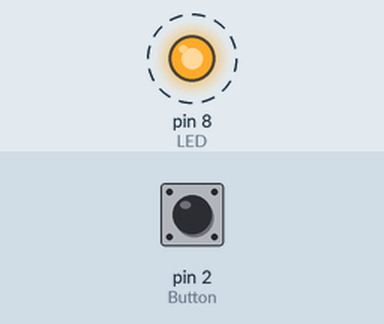
This sketch was run on a simulated Arduino Uno, built with avr-gcc and run on an emulated ATmega328P. Shown: output pins drawn as LEDs (lit = HIGH). Dashed ring = blinking. The inputs (shaded band) are chosen by the test bench; at power-on: pin 2 (Button) HIGH.

Above: at 0.5 s.
Timing chart, 0 to 4.6 s (numbered marks = the images above):
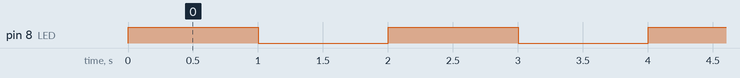

The sketch:

2_2.ino
```cpp
int LED = 8;
int Button = 2;
int count = 1000;

void setup()
{
 pinMode(LED, OUTPUT);
 pinMode(Button, INPUT_PULLUP);
 digitalWrite(LED,LOW);
}

void loop()
{
  int sw = digitalRead(Button);

  if(sw == LOW)
  {
    count = count -100;
    if(count == 0)
    {
      count = 1000; // 카운트를 다시 초기화 시켜주는 코드 good
    }
  }
  digitalWrite(LED, HIGH);
  delay(count);
  digitalWrite(LED, LOW);
  delay(count);
}
//회로 잘 연결했는데, 문제는 없지만 그라운드 라인은 -(파란색)라인을 사용하시면 좋을것같아요
```

Measured:
- by itself, pin 8 (LED): alternates HIGH for 1.0 s and LOW for 1.0 s
